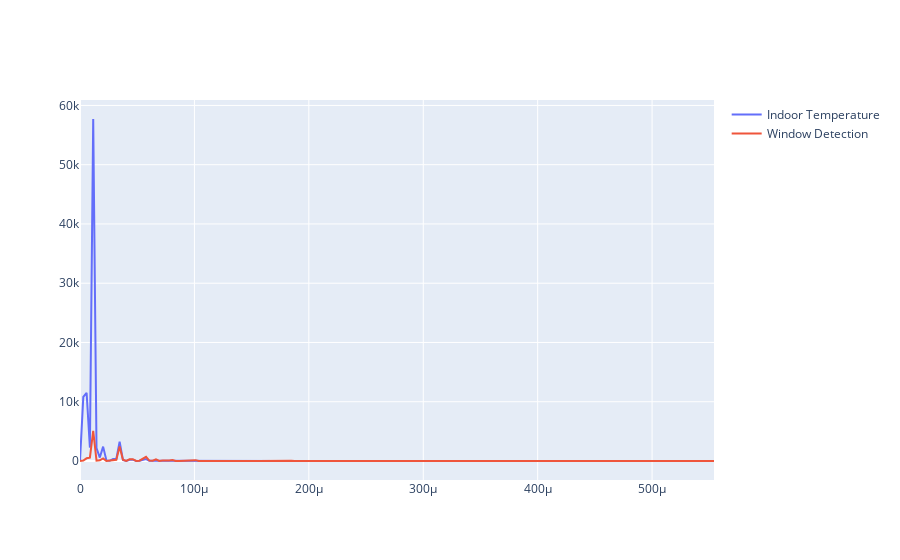

Write notebook code for a chart like this one.
### Code cell
fig = go.Figure()

fig.add_trace(go.Scatter(
    x=f_temp,
    y=psd_temp, 
    name="Indoor Temperature ",
    mode='lines',
))

# fig.update_yaxes(type="log")


fig.add_trace(go.Scatter(
    x=f_ddt,
    y=psd_ddt, 
    name="Window Detection",
    mode='lines',
))

### Figure 1 — Plotly figure (JSON) as saved in the notebook; plotly's stock layout.template omitted (floating-point values rounded to 4 significant figures; data arrays with more than 128 entries replaced by an {"elided": "..."} marker saying what was removed)
{"data": [{"mode": "lines", "name": "Indoor Temperature ", "type": "scatter", "x": {"elided": "193 float values"}, "y": {"elided": "193 float values"}}, {"mode": "lines", "name": "Window Detection", "type": "scatter", "x": {"elided": "193 float values"}, "y": {"elided": "193 float values"}}], "layout": {}}
